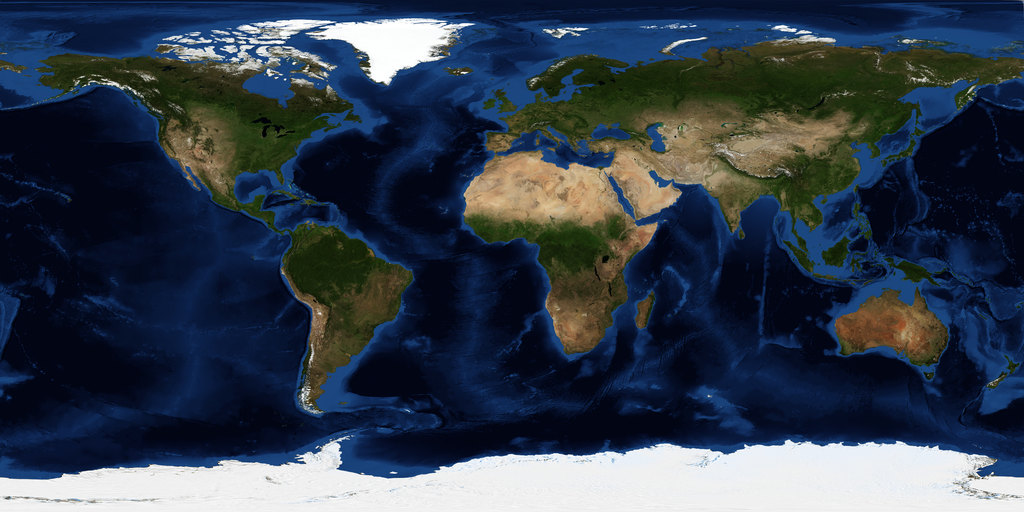
#> input picture KarmanWidgets/Resources/widget_day.jpg, 1024 x 512 px, given in place of day21600.jpg, which was not available
$ python process_textures.py ../KarmanWidgets/Resources ../KarmanWidgets/Resources/widget_lights.jpg out.png
#> lines starting #> are read from the running program, lines starting #| are printed output that depends on the picture; pictures that were not available may be replaced by others from this repository, and a replacement may not be noted
#!/usr/bin/env python3
"""
Builds the Earth texture set shipped with Kármán from NASA public-domain sources.

Sources (download into SRC dir first, see tools/README.md):
  day21600.jpg     Blue Marble Next Generation w/ topography & bathymetry, July 2004 (NASA Visible Earth #73751)
  plain5400.jpg    Blue Marble Next Generation, July 2004, flat oceans (NASA Visible Earth #74092) -> water mask
  night13500.jpg   Black Marble 2016, 3 km (NASA Earth Observatory #144898)
  clouds8192.tif   Blue Marble cloud composite (NASA Visible Earth #57747)
  elev21600.png    GEBCO 08 land elevation (NASA Visible Earth #73934)

Usage: process_textures.py <SRC dir> <OUT dir> [<WIDGET OUT dir>]
"""
import sys
import numpy as np
from PIL import Image, ImageFilter

Image.MAX_IMAGE_PIXELS = None
src, out = sys.argv[1], sys.argv[2]
widget_out = sys.argv[3] if len(sys.argv) > 3 else None


def save_jpeg(img, path, q):
    img.save(path, "JPEG", quality=q, optimize=True, progressive=False, subsampling=0)
    print("wrote", path, img.size, img.mode)


# Day ------------------------------------------------------------------------
day = Image.open(f"{src}/day21600.jpg").convert("RGB")
#> day is the input picture: PIL image 1024x512 RGB; mean R, G, B 51.3, 62.1, 76.7
day8 = day.resize((8192, 4096), Image.LANCZOS)
save_jpeg(day8, f"{out}/earth_day.jpg", 88)
#| wrote ../KarmanWidgets/Resources/widget_lights.jpg/earth_day.jpg (8192, 4096) RGB

# Water mask -------------------------------------------------------------------
plain = np.asarray(Image.open(f"{src}/plain5400.jpg").convert("RGB")).astype(np.int32)
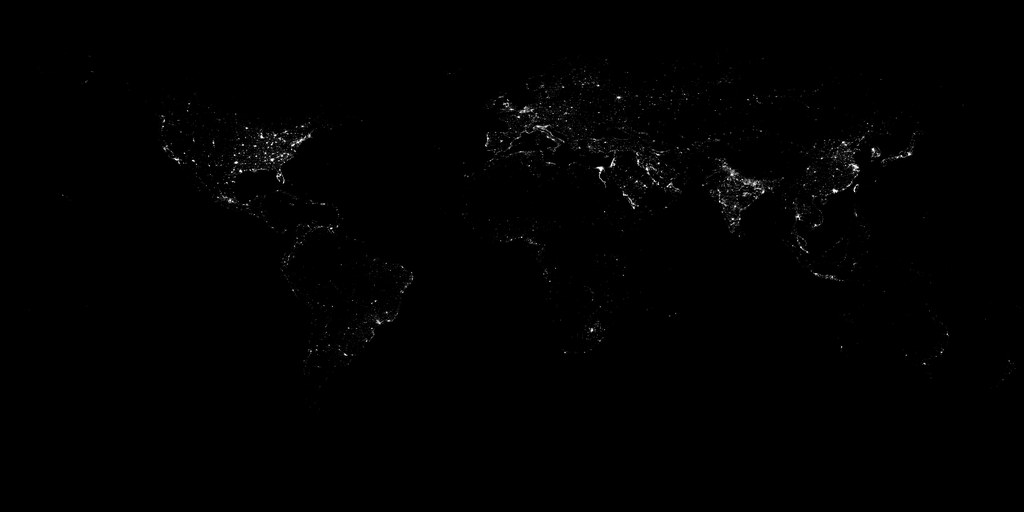
#> input picture KarmanWidgets/Resources/widget_lights.jpg, 1024 x 512 px, given in place of plain5400.jpg, which was not available
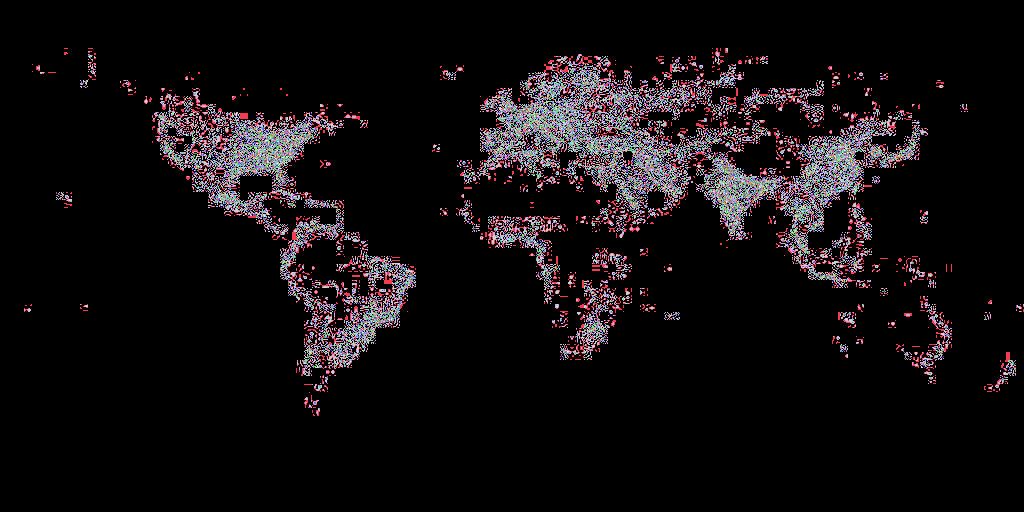
#> plain: shape (512, 1024, 3) int32; 252 distinct labels, from 0 to 255; one colour per label, 0 black
ocean = np.array([2, 5, 20])
dist = np.abs(plain - ocean).sum(axis=2)
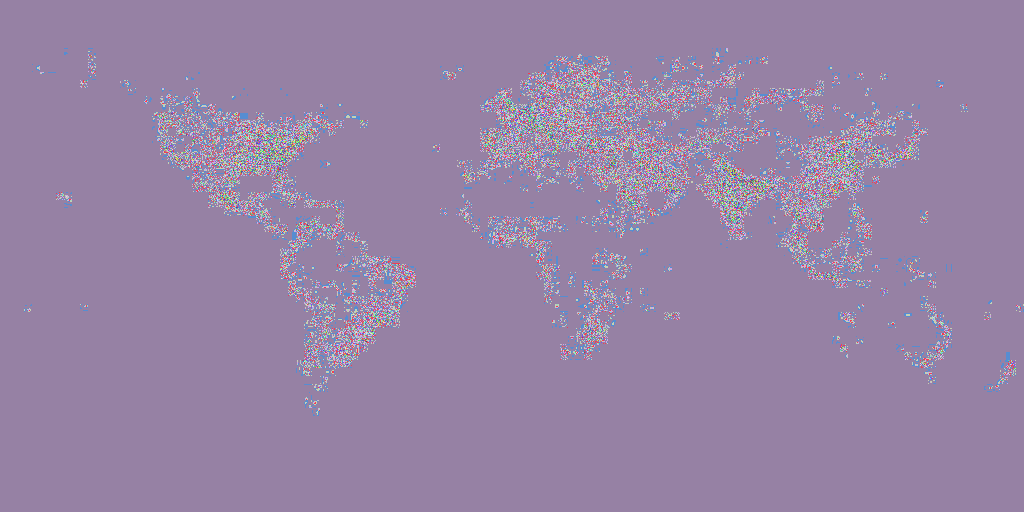
#> dist: shape (512, 1024) int64; 247 distinct labels, from 18 to 738; one colour per label, 0 black
mask = (dist < 18).astype(np.uint8) * 255
#> mask: shape (512, 1024); every value is 0
mask_img = Image.fromarray(mask, "L").resize((4096, 2048), Image.BILINEAR).filter(ImageFilter.GaussianBlur(0.8))
#> mask_img: PIL image 4096x2048 L; every value is 0
mask_img.save(f"{out}/earth_water.png", optimize=True)
print("wrote water mask", mask_img.size)
#| wrote water mask (4096, 2048)

# Night lights -------------------------------------------------------------------
night = np.asarray(Image.open(f"{src}/night13500.jpg").convert("RGB").resize((4096, 2048), Image.LANCZOS)).astype(np.float32) / 255.0
r, g, b = night[..., 0], night[..., 1], night[..., 2]
# Background terrain in Black Marble is blue-grey; lights are white/sodium. Penalise blueness to drop the terrain.
base = np.minimum(r, g)
blueness = np.clip(b - base, 0, None)
#> blueness: shape (2048, 4096) float32; every value is 0
warm = base - blueness * 1.5
lights = np.clip((warm - 0.06) / 0.70, 0, 1) ** 0.85
lights_img = Image.fromarray((lights * 255).astype(np.uint8), "L")
save_jpeg(lights_img, f"{out}/earth_lights.jpg", 90)
#| wrote ../KarmanWidgets/Resources/widget_lights.jpg/earth_lights.jpg (4096, 2048) L

# Clouds -------------------------------------------------------------------------
#> (the run stopped early here; a loop or call above may not have finished)
